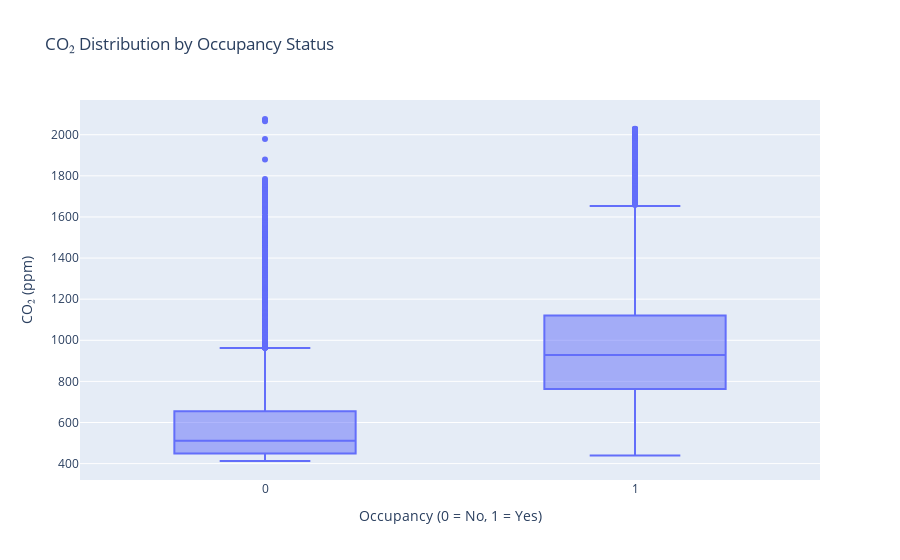

This figure's notebook cell:
### Markdown cell above
## Occupancy vs CO₂

### Code cell
fig = px.box(
    filtered_df,
    x='Occupancy',
    y='CO2',
    title='CO₂ Distribution by Occupancy Status',
    labels={'Occupancy': 'Occupancy (0 = No, 1 = Yes)', 'CO2': 'CO₂ (ppm)'}
)
fig.show()

### Figure 1 — Plotly figure (JSON) as saved in the notebook; plotly's stock layout.template omitted (floating-point values rounded to 4 significant figures; data arrays with more than 128 entries replaced by an {"elided": "..."} marker saying what was removed)
{"data": [{"alignmentgroup": "True", "hovertemplate": "Occupancy (0 = No, 1 = Yes)=%{x}<br>CO₂ (ppm)=%{y}<extra></extra>", "legendgroup": "", "marker": {"color": "#636efa"}, "name": "", "notched": false, "offsetgroup": "", "orientation": "v", "showlegend": false, "type": "box", "x": {"elided": "20560 int values"}, "x0": " ", "xaxis": "x", "y": {"elided": "20560 float values"}, "y0": " ", "yaxis": "y"}], "layout": {"boxmode": "group", "legend": {"tracegroupgap": 0}, "title": {"text": "CO₂ Distribution by Occupancy Status"}, "xaxis": {"anchor": "y", "domain": [0, 1], "title": {"text": "Occupancy (0 = No, 1 = Yes)"}}, "yaxis": {"anchor": "x", "domain": [0, 1], "title": {"text": "CO₂ (ppm)"}}}}
